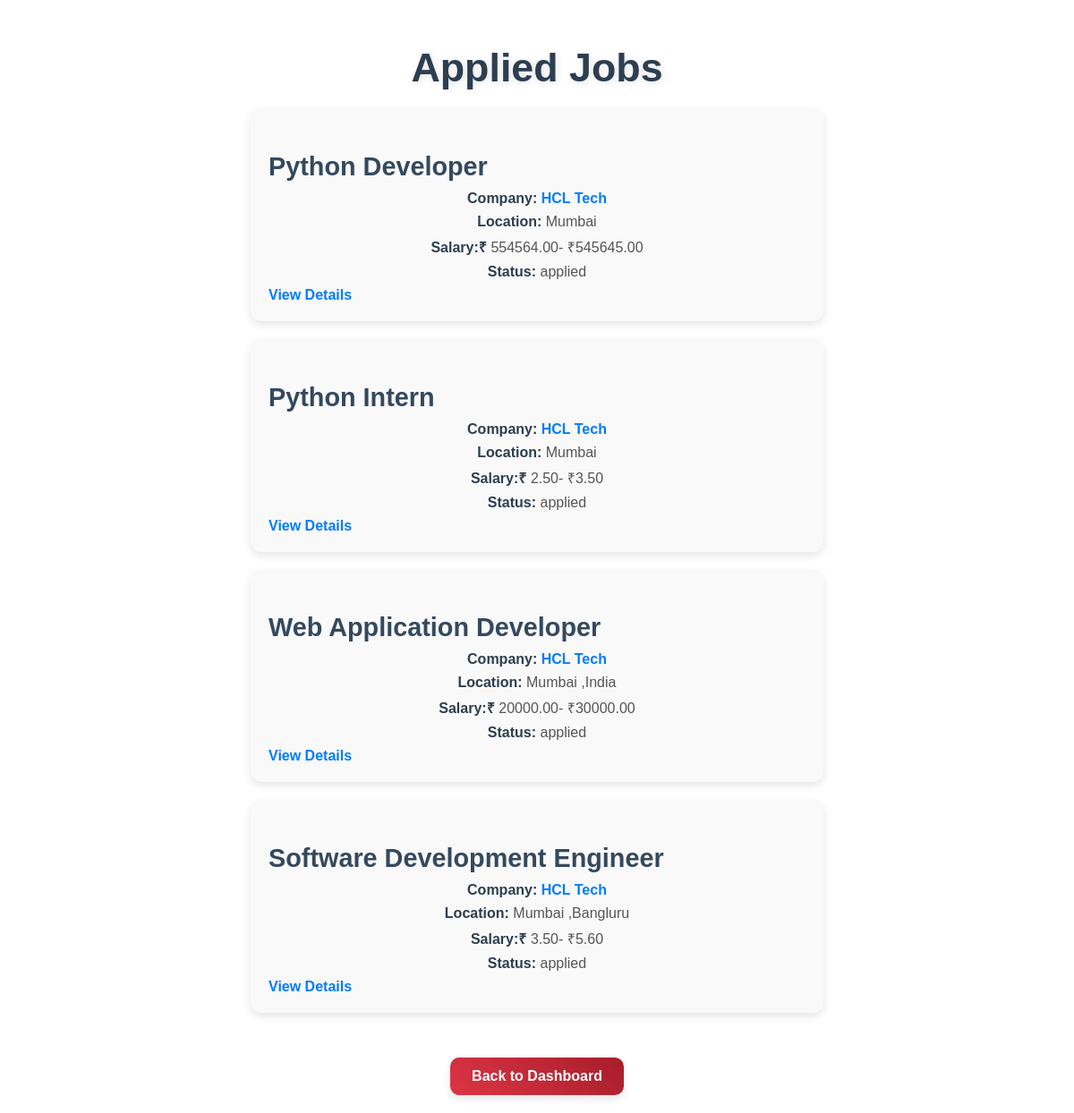
/applied-jobs/ (signed in), run on the app's committed database.
### jobs/models.py (models this page shows, shortened)
class Application(models.Model):
    STATUS_CHOICES = [
        ('applied', 'Applied'),
        ('reviewed', 'Reviewed'),
        ('interview', 'Interview'),
        ('hire', 'Hire'),
        ('reject', 'Reject'),
    ]
    job = models.ForeignKey('Job', on_delete=models.CASCADE, related_name="applications")
    job_seeker = models.ForeignKey('JobSeeker', on_delete=models.CASCADE, related_name="applications")
    applied_date = models.DateField(auto_now_add=True)
    status = models.CharField(
        max_length=20,
        choices=STATUS_CHOICES,
        default='applied',
        help_text="Current status of the application"
    )
    resume = models.FileField(
        upload_to='application_resumes/',
        blank=True,
        null=True,
        help_text="Uploaded resume for this specific application. Leave blank to use the default resume."
    )
    class Meta:
        verbose_name = "Application"
        verbose_name_plural = "Applications"
        ordering = ['-applied_date']

class Job(models.Model):
    JOB_TYPE_CHOICES = [
        ('Full-time', 'Full-time'),
        ('Part-time', 'Part-time'),
        ('Contract', 'Contract'),
    ]
    INDUSTRY_CHOICES = [
        ('Information Technology', 'Information Technology'),
        ('Healthcare', 'Healthcare'),
        ('Finance', 'Finance'),
    ]
    STATUS_CHOICES = [
        ('active', 'Active'),
        ('closed', 'Closed'),
    ]
    JOB_MODE_CHOICES = [
        ('Remote', 'Remote'),
        ('Work from Office', 'Work from Office'),
        ('Hybrid', 'Hybrid'),
    ]
    company = models.ForeignKey('Employer', on_delete=models.CASCADE)
    title = models.CharField(max_length=100)
    description = models.TextField()
    location = models.CharField(max_length=100)
    industry = models.CharField(max_length=30, choices=INDUSTRY_CHOICES, default='Finance')
    min_salary = models.DecimalField(
        max_digits=10, decimal_places=2, null=True, blank=True,
        help_text="Minimum salary for this job (optional)."
    )
    max_salary = models.DecimalField(
        max_digits=10, decimal_places=2, null=True, blank=True,
        help_text="Maximum salary for this job (optional)."
    )
    min_experience = models.PositiveIntegerField(
        default=0,
        help_text="Minimum years of experience required for this job."
    )
    max_experience = models.PositiveIntegerField(
        null=True, blank=True,
        help_text="Maximum years of experience required for this job (optional)."
    )
    vacancies = models.PositiveIntegerField(
        default=1,
        help_text="Number of openings available for this job."
    )
    job_type = models.CharField(max_length=20, choices=JOB_TYPE_CHOICES, default='Full-time')
    job_mode = models.CharField(max_length=20, choices=JOB_MODE_CHOICES, default='Work from Office')
    deadline = models.DateField()
    status = models.CharField(
        max_length=10,
        choices=STATUS_CHOICES,
        default='active',
        help_text="Indicates whether the job is active or closed."
    )
    created_at = models.DateTimeField(default=now)
    updated_at = models.DateTimeField(auto_now=True)

class Employer(models.Model):
    user = models.OneToOneField(User, on_delete=models.CASCADE)
    name = models.CharField(max_length=100)
    dob = models.DateField(null=True, blank=True)  # Date of Birth
    gender = models.CharField(max_length=10, choices=[('Male', 'Male'), ('Female', 'Female'), ('Other', 'Other')], blank=True)
    experience = models.IntegerField(default=0)  # Default value set to 0 years
    skills = models.CharField(max_length=100)
    job_title = models.CharField(max_length=100, blank=True)
    department = models.CharField(max_length=100, blank=True)
    phone_number = models.CharField(max_length=15, blank=True)
    email = models.EmailField(blank=True, null=True)
    profile_picture = models.ImageField(upload_to='employee_pictures/', blank=True, null=True)
    bio = models.TextField(blank=True, null=True)
    company = models.CharField(max_length=100)
    company_logo = models.ImageField(upload_to='company_logos/', blank=True, null=True)

### jobs/views.py (the view)
# urls.py: path('applied-jobs/', views.applied_jobs_view, name='applied_jobs'),
@login_required(login_url='/login/')
def applied_jobs_view(request):
    try:
        job_seeker = request.user.jobseeker
    except AttributeError:
        return render(request, 'error.html', {'message': 'You must be a Job Seeker to view applied jobs.'})
    applied_jobs = Application.objects.filter(job_seeker=job_seeker).select_related('job')
    return render(request, 'applied_jobs.html', {'applied_jobs': applied_jobs})

### jobs/templates/applied_jobs.html (shortened to what this page needs)
<!DOCTYPE html>
<html lang="en">
<head>
</head>
<body>
    <h1>Applied Jobs</h1>
    {% if applied_jobs %}
        {% for application in applied_jobs %}
            <div class="job-card">
                <h3>{{ application.job.title }}</h3>
                <p>
                    <strong>Company:</strong>
                    <a href="{% url 'company_detail' application.job.company.id %}">
                       {{ application.job.company.company}}
                    </a>
                </p>
                <p><strong>Location:</strong> {{ application.job.location }}</p>
                <p><strong>Salary:₹</strong> {{ application.job.min_salary}}-  ₹{{ application.job.max_salary}}</p>
                <p><strong>Status:</strong> {{ application.status }}</p>
                <a href="{% url 'applied_job_detail' application.id %}">View Details</a>
            </div>
        {% endfor %}
    {% else %}
        <p>You haven't applied to any jobs yet.</p>
    {% endif %}
    <a href="{% url 'job_seeker_dashboard' %}" class="btn-back">Back to Dashboard</a>
</body>
</html>

### jobs/templates/applied_jobs.html (style rules this page uses)
body { font-family: 'Poppins', sans-serif; margin: 0; padding: 20px; background: #ffffff; color: #333; display: flex; flex-direction: column; align-items: center; min-height: 100vh; }
h1 { text-align: center; font-size: 2.8rem; font-weight: bold; color: #2c3e50; text-shadow: 2px 2px 8px rgba(0, 0, 0, 0.1); margin-bottom: 20px; }
.job-card { background: #f9f9f9; border-radius: 12px; padding: 20px; margin-bottom: 20px; width: 80%; max-width: 600px; box-shadow: 0px 4px 10px rgba(0, 0, 0, 0.1); transition: all 0.3s ease-in-out; }
.job-card h3 { font-size: 1.8rem; color: #34495e; margin-bottom: 10px; }
.job-card p { font-size: 1rem; margin: 8px 0; color: #555; }
.job-card strong { font-weight: bold; color: #2c3e50; }
.job-card a { color: #007bff; font-weight: bold; text-decoration: none; transition: 0.3s ease-in-out; }
p { text-align: center; font-size: 1.2rem; }
.btn-back { display: inline-block; padding: 12px 24px; background: linear-gradient(45deg, #dc3545, #a71d2a); color: white; text-decoration: none; font-size: 1rem; border-radius: 10px; margin-top: 30px; transition: all 0.3s ease-in-out; font-weight: bold; box-shadow: 0px 4px 10px rgba(0, 0, 0, 0.1); }

### data on the page
Application: job "Python Developer", job.company.company "HCL Tech", job.location "Mumbai", job.min_salary "554564.00", job.max_salary "545645.00", status "applied"
Application: job "Python Intern", job.company.company "HCL Tech", job.location "Mumbai", job.min_salary "2.50", job.max_salary "3.50", status "applied"
Application: job "Web Application Developer", job.company.company "HCL Tech", job.location "Mumbai ,India", job.min_salary "20000.00", job.max_salary "30000.00", status "applied"
Application: job "Software Development Engineer", job.company.company "HCL Tech", job.location "Mumbai ,Bangluru", job.min_salary "3.50", job.max_salary "5.60", status "applied"
